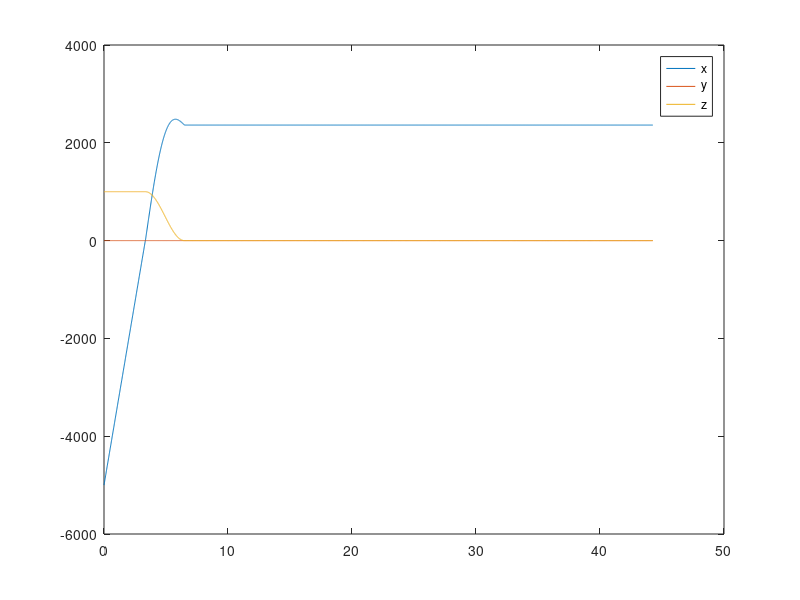
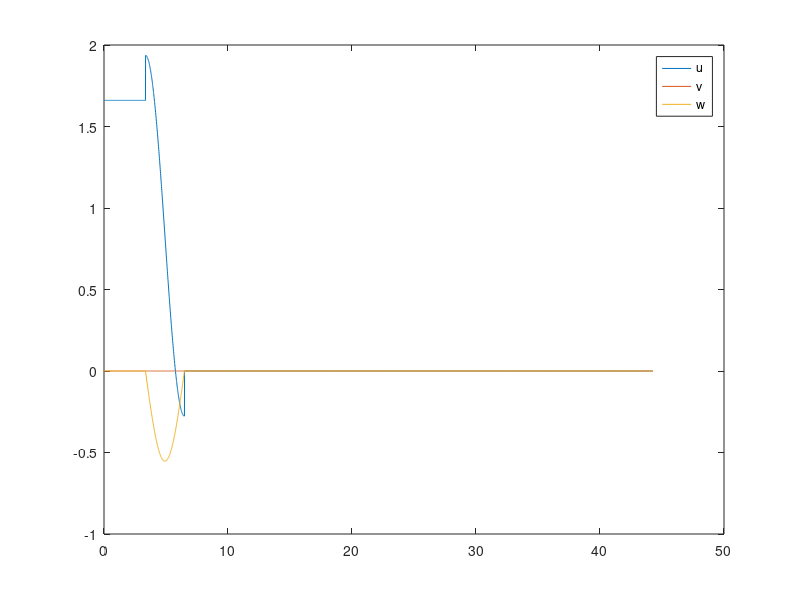
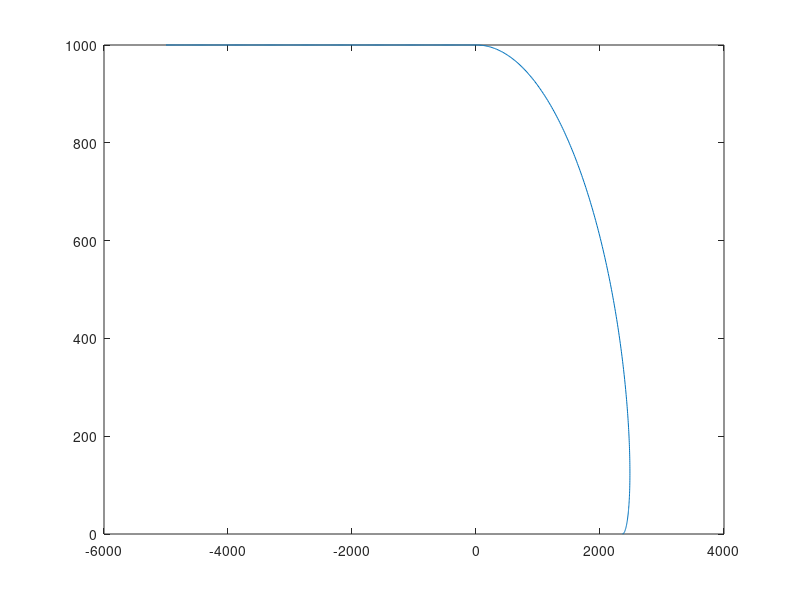

Recreate these plots in MATLAB, in order.
mu = 3.98604E14;
a = 6378.145E3 + 500.0E3;
n = sqrt(mu/a^3);

A = 1000;
B = 0;
thp = 0;
Bc = B*cos(thp);
Bs = B*sin(thp);
C = -5000;
D = 0;
thn = 0;
Dc = D*cos(thn);
Ds = D*sin(thn);

dt = 10;
N = 4000;
nt = zeros(N,1);
r = zeros(N,3);
v = zeros(N,3);

Maneuver = 0;
for i=1:N,
   nt(i) = n*(i-1)*dt;
   c = cos(nt(i));
   s = sin(nt(i));

   r(i,1) = 1.5*A*nt(i) + 2*(Bc*s - Bs*c) + C;
   r(i,2) = Dc*s - Ds*c;
   r(i,3) = A + Bc*c + Bs*s;
   v(i,1) = 1.5*A*n + 2*n*(Bc*c + Bs*s);
   v(i,2) = n*(Dc*c + Ds*s);
   v(i,3) = -n*(Bc*s - Bs*c);

   if i>1,
      if (r(i-1,1) < 0 & r(i,1) > 0 & Maneuver == 0),
         Maneuver = 1;
         A = 500;
         B = 500;
         Bc = B*cos(nt(i));
         Bs = B*sin(nt(i));
         C = -2500;
      end 
      if (v(i-1,3) < 0 & v(i,3) > 0 & Maneuver == 1),
         Maneuver = 2;
         A = 0;
         B = 0;
         Bc = B*sin(nt(i));
         Bs = -B*cos(nt(i));
         C = r(i,1);
      end
   end

end

figure(1)
plot(nt,r)
legend("x","y","z")

figure(2)
plot(nt,v)
legend("u","v","w")

figure(3)
title("X vs. Z")
plot(r(:,1),r(:,3))